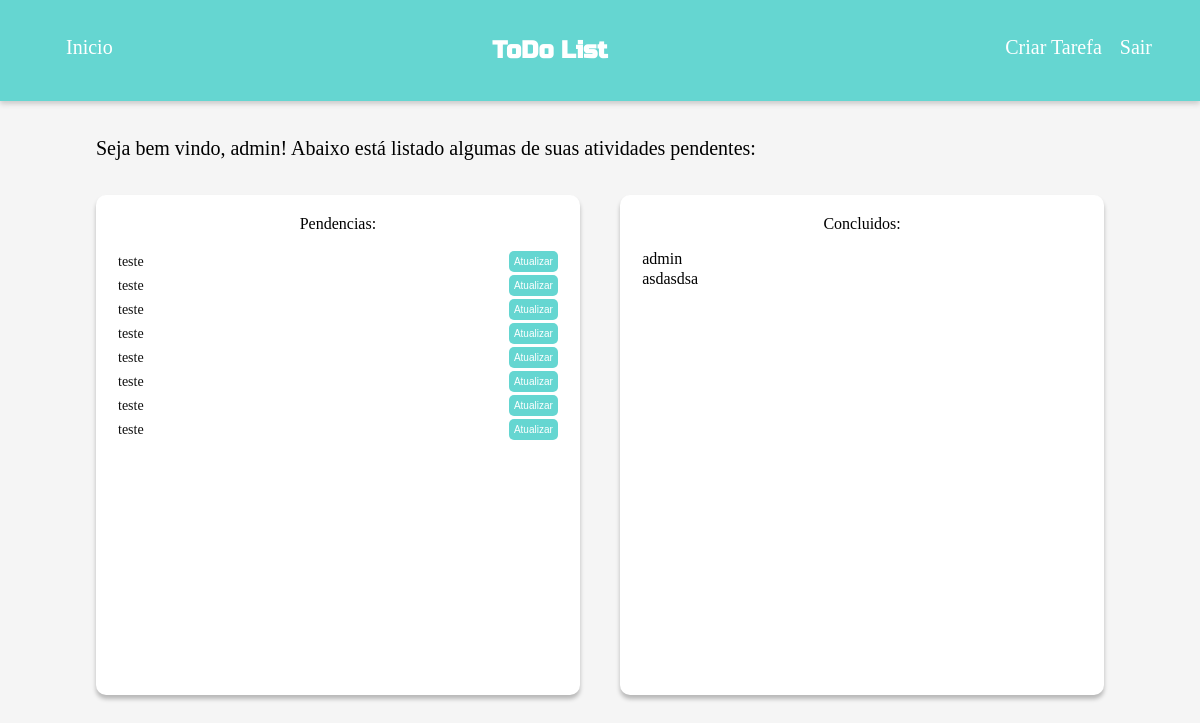
The page /index (signed in) on the database as committed earlier.
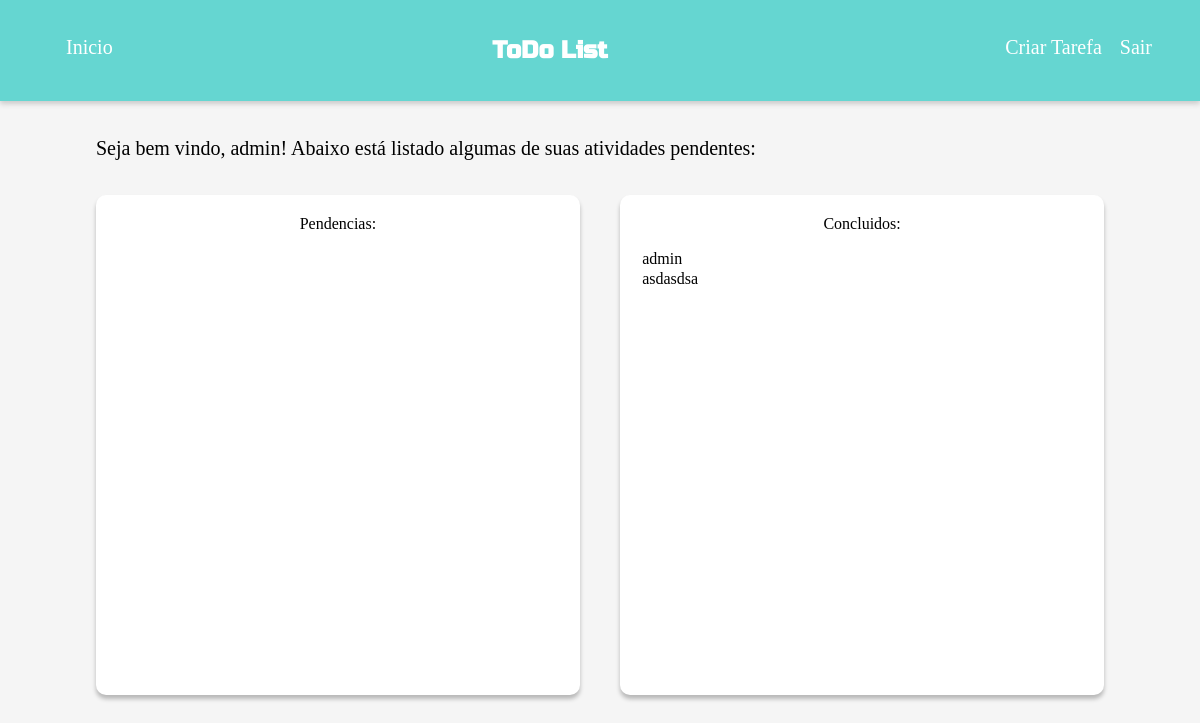
The same page on the database as committed later.
### app/models/tables.py (models this page shows, shortened)
class Users(db.Model):
    __tablename__ = "users"
    id = db.Column(db.Integer, primary_key=True)
    name = db.Column(db.String(30), nullable=False)
    surname = db.Column(db.String(30), nullable=False)
    username = db.Column(db.String(12), unique=True, nullable=False)
    passwd = db.Column(db.String(16), nullable=False)
    created_at = db.Column(db.DateTime, default=func.now())
    @property
    def is_authenticated(self):
        return True

class Tasks(db.Model):
    __tablename__ = "tasks"
    id = db.Column(db.Integer, primary_key=True)
    users_id = db.Column(db.Integer, db.ForeignKey('users.id'))
    title = db.Column(db.String(30), nullable=False)
    description = db.Column(db.String(30), nullable=False)
    status = db.Column(db.String(1), nullable=False)
    created_at = db.Column(db.DateTime, default=func.now())
    updated_at = db.Column(db.DateTime)
    users = db.relationship('Users', foreign_keys=users_id)

### app/controllers/routes.py (the view)
@app.route("/index", methods=["GET"])
@login_required
def index():
    title = 'Pagina Inicial'
    sql1 = Tasks.query.filter_by(users_id=current_user.id, status='0').all()
    sql2 = Tasks.query.filter_by(users_id=current_user.id, status='1').all()
    return render_template('index.html',
                            title=title,
                            sql1=sql1,
                            sql2=sql2)

### app/controllers/routes.py (called while the page is built)
@login.user_loader
def load_user(id):
    return Users.query.filter_by(id=id).first()

### app/templates/index.html
{% extends 'tpl.html' %}
{% block content %}
<main>
    <div class="title-text">
        <p>Seja bem vindo, {{ current_user.name }}! Abaixo está listado algumas de suas atividades pendentes: </p>
    </div>
    <div class="box-tasks">
        <div class="box-left">
            <span>Pendencias: </span>
            <table>
                {% for item in sql1 %}
                <tr>
                    <td style="width: 90%;"><a href="http://localhost:5000/details/{{ item.id }}">{{ item.title }}</a></td>
                    <td><button value="{{ item.id }}" onclick="updateTask(this.value);">Atualizar</button></td>
                </tr>
                {% endfor %}
            </table>
        </div>
        <div class="box-right">
            <span>Concluidos: </span>
            <table>
                {% for item in sql2 %}
                <tr>
                    <td>{{ item.title }}</td>
                </tr>
                {% endfor %}
            </table>
        </div>
    </div>
</main>
{% endblock %}

### app/templates/tpl.html (shortened to what this page needs)
<!DOCTYPE html>
<html lang="pt-BR">
<head>
    <link rel="stylesheet" href="{{ url_for('static', filename='css/style.css') }}">
</head>
<body>
    <header>
        <a href="{{ url_for('index') }}">Inicio</a>
        <h2>ToDo List</h2>
        <nav>
            <ul>
                <li><a href="javascript:addTask();">Criar Tarefa</a></li>
                <li><a href="{{ url_for('logout') }}">Sair</a></li>
            </ul>
        </nav>
    </header>
    {% block content %}
    {% endblock %}
</body>
</html>

### app/static/css/style.css (style rules this page uses)
* { padding: 0; margin: 0; box-sizing: border-box; text-decoration: none; list-style: none; }
body { background-color: #F5F5F5; }
header { width: 100%; display: flex; justify-content: space-between; background-color: #65D6D1; padding: 3% 4%; color: #FFF; box-shadow: 0 3px 5px #CCC; }
header ul { display: flex; }
header a { color: #FFF; margin-left: 18px; font-size: 20px; }
header h2 { font-size: 24px; font-family: 'Russo One', sans-serif; }
main { width: 100%; display: flex; flex-direction: column; padding: 3% 8%; }
.box-tasks { margin-top: 35px; display: flex; justify-content: space-between; }
main p { font-size: 20px; }
.box-left { display: flex; flex-direction: column; padding: 20px; flex-basis: 48%; height: 500px; background-color: #FFF; border-radius: 10px; box-shadow: 0px 4px 4px rgba(0, 0, 0, 0.25); }
.box-left span { text-align: center; }
.box-right { display: flex; flex-direction: column; padding: 20px; flex-basis: 48%; height: 500px; background-color: #FFF; border-radius: 10px; box-shadow: 0px 4px 4px rgba(0, 0, 0, 0.25); }
.box-right span { text-align: center; }
.box-right table { width: 100%; margin-top: 15px; }

Rows that differ between the two databases and show on the page:
removed Tasks: title "teste", {{ item.id }} 8 (drawn), shown under "ToDo List"
removed Tasks: title "teste", {{ item.id }} 9 (drawn), shown under "ToDo List"
removed Tasks: title "teste", {{ item.id }} 10 (drawn), shown under "ToDo List"
removed Tasks: title "teste", {{ item.id }} 11 (drawn), shown under "ToDo List"
removed Tasks: title "teste", {{ item.id }} 12 (drawn), shown under "ToDo List"
removed Tasks: title "teste", {{ item.id }} 13 (drawn), shown under "ToDo List"
removed Tasks: title "teste", {{ item.id }} 14 (drawn), shown under "ToDo List"
removed Tasks: title "teste", {{ item.id }} 15 (drawn), shown under "ToDo List"
